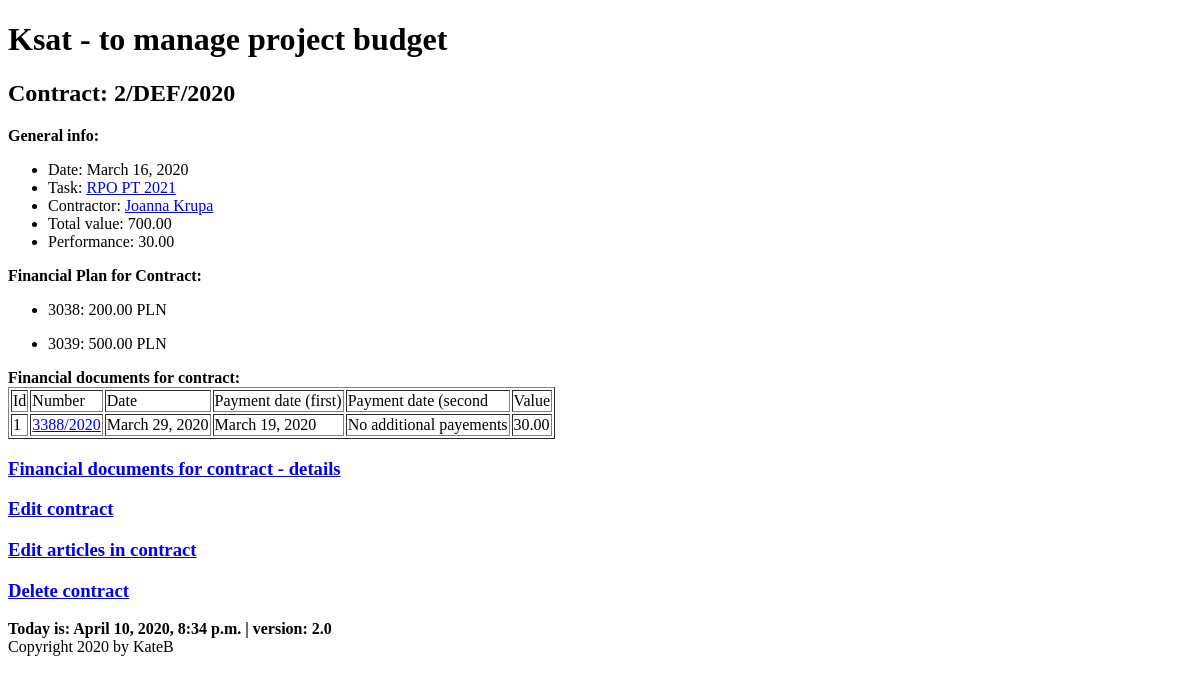
The app's page /ksat/contract/2, older data.
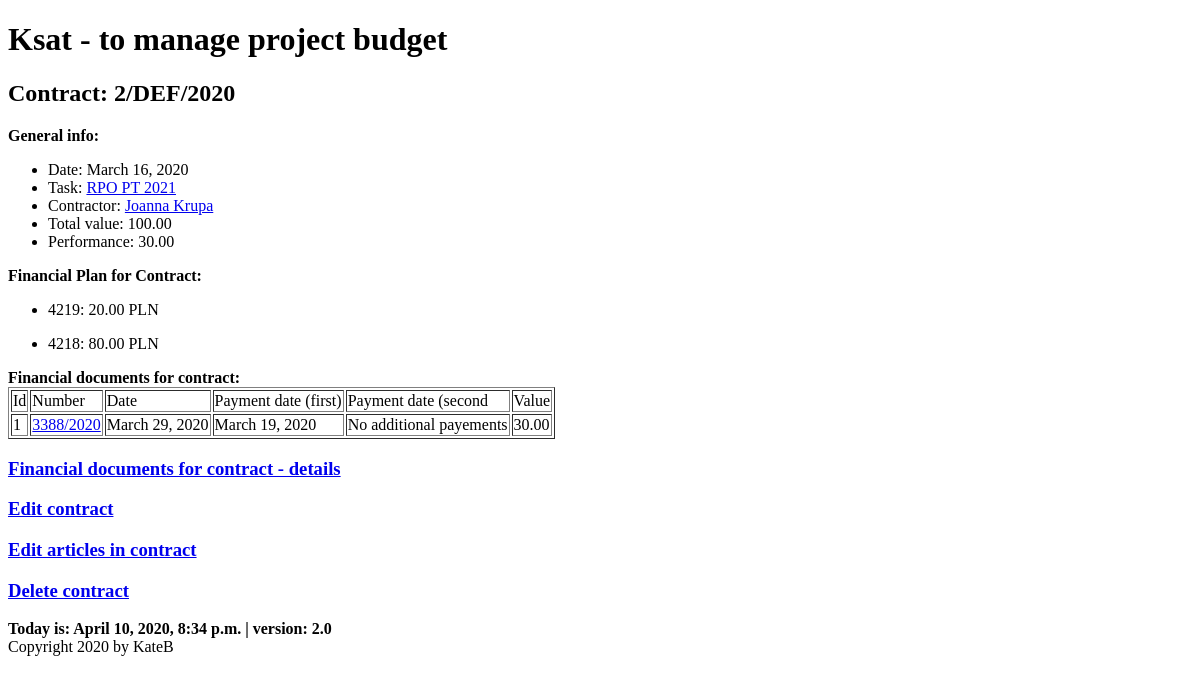
The same page, newer data.
### budget/models.py (models this page shows, shortened)
class Contract(models.Model):
    number = models.CharField(max_length=128)
    date = models.DateField()
    task = models.ForeignKey(Task, on_delete=models.CASCADE, related_name='contracts', related_query_name='contract')
    contractor = models.ForeignKey(Contractor, default=None, on_delete=models.CASCADE, related_name='contracts',
                                   related_query_name='contract')
    article = models.ManyToManyField(Articles, through='ContractArticle')
    def contract_value(self):
        value = ContractArticle.objects.filter(contract=self).aggregate(total=Sum('value'))['total']
        if value:
            return round(value, 2)
        return 0
    def contract_performance(self):
        fin_docs = FinancialDocument.objects.filter(contract=self)
        performance = 0
        for fin_doc in fin_docs:
            performance += fin_doc.fin_doc_value()
        return round(performance, 2)
    class Meta:
        default_related_name = 'contract'
        ordering = ('number', 'contractor')
        verbose_name = 'contract'

class ContractArticle(models.Model):
    contract = models.ForeignKey(Contract, on_delete=models.CASCADE)
    contract_article = models.ForeignKey(Articles, on_delete=models.CASCADE, blank=True )
    value = models.DecimalField(decimal_places=2, max_digits=11, default=0)
    class Meta:
        default_related_name = 'contract_articles'
        ordering = ('contract',)
        verbose_name = 'contract articles'

class Articles(models.Model):
    number = models.IntegerField()
    name = models.CharField(max_length=126)
    financement_choices = [
        (0, 'BWD'),
        (8, 'DOT'),
        (9, 'BWD-WKLAD WLASNY')
    ]
    financement = models.IntegerField(choices=financement_choices)
    class Meta:
        verbose_name = 'article'
    def total_number(self):
        return f'{str(self.number) + str(self.financement)}'

class FinancialDocument(models.Model):
    contract = models.ForeignKey(Contract, on_delete=models.CASCADE, related_name='fds', related_query_name='fd')
    contractor = models.ForeignKey(Contractor, default=None, on_delete=models.CASCADE, related_name='fds',
                                   related_query_name='fd')
    number = models.CharField(max_length=64, default=None)
    date = models.DateField()
    payment_date1 = models.DateField(blank=True, null=True)
    payment_date2 = models.DateField(blank=True, null=True)
    article = models.ManyToManyField(Articles, through='FinDocumentArticle')
    def get_absolute_url(self):
        return reverse('budget:findoc_details', kwargs={'findoc_id': self.pk})
    def fin_doc_value(self):
        value = FinDocumentArticle.objects.filter(fin_doc=self).aggregate(total=Sum('value'))['total']
        if value:
            return round(value, 2)
        return 0
    class Meta:
        default_related_name = 'fds'
        verbose_name = 'finacial_doc'

class Task(models.Model):
    title = models.CharField(max_length=128, unique=True)
    description = models.CharField(max_length=256)
    unit = models.SmallIntegerField()
    section = models.SmallIntegerField()
    article = models.ManyToManyField(Articles, through='TaskArticles')

class Contractor(models.Model):
    name = models.CharField(max_length=128)
    last_name = models.CharField(max_length=128)
    num = models.SmallIntegerField(blank=True)
    def __str__(self):
        return f'{self.name} {self.last_name}'
    class Meta:
        default_related_name = 'contractors'
        ordering = ('last_name',)
        verbose_name = 'contractor'

### budget/views.py (the view)
# urls.py: path('contract/<int:contract_id>', views.ContractDetailsView.as_view(), name='contract_details'),
class ContractDetailsView(DetailView):
    model = Contract
    template_name = 'budget/contract.html'
    pk_url_kwarg = 'contract_id'
    context_object_name = 'contract'

### budget/my_context_processor.py (called while the page is built)
def cp(request):
    ctx = {
        "now": django.utils.timezone.now(),
        "version": "2.0"
    }
    return ctx

### budget/templates/budget/contract.html (shortened to what this page needs)
{% extends 'base.html' %}
{% block content %}
    {{ block.super }}
    <h2>Contract: {{ contract.number }}</h2>
    <div><b>General info:</b>
        <ul>
            <li>Date: {{ contract.date }}</li>
            <li>Task: <a href="{% url 'budget:task_details' contract.task.id %}">{{ contract.task.title }}</a> </li>
            <li>Contractor: <a href="{% url 'budget:contractor_details' contract.contractor.id %}">{{ contract.contractor }}</a> </li>
            <li>Total value: {{ contract.contract_value }}</li>
            <li>Performance: {{ contract.contract_performance }}</li>
        </ul>
    </div>
    <div>
        <b>Financial Plan for Contract:</b>
        {% for article in contract.contract_articles.all %}
            <ul>
                <li>{{ article.contract_article.total_number }}: {{ article.value }} PLN</li>
            </ul>
        {% endfor %}
    </div>
    {% if not contract.contract_performance %}
    <div>No financial document for contract. You can add one <a href="{% url 'budget:add_findoc' %}">here</a></div>
    {% else %}
    <div>
        <b>Financial documents for contract:</b>
        <table border="bold">
            <thead>
            <tr>
                <td>Id</td>
                <td>Number</td>
                <td>Date</td>
                <td>Payment date (first)</td>
                <td>Payment date (second</td>
                <td>Value</td>
            </tr>
            </thead>
            <tbody>
            {% for fd in contract.fds.all %}
                <tr>
                    <td>{{ forloop.counter }}</td>
                    <td><a href="{{ fd.get_absolute_url }}">{{ fd.number }}</a></td>
                    <td>{{ fd.date }}</td>
                    <td>{{ fd.payment_date1 }}</td>
                    <td>{% if fd.payment_date2 %}{{ fd.payment_date2 }} {% else %} No additional payements {% endif %}</td>
                    <td>{{ fd.fin_doc_value }}</td>
                </tr>
            {% endfor %}
            </tbody>
        </table>
        <h3><a href="{% url 'budget:contract-findocs' contract.id %}">Financial documents for contract - details</a></h3>
    </div>
    {% endif %}
    <h3><a href="{% url 'budget:edit_contract' contract.id %}">Edit contract</a></h3>
    <h3><a href="{% url 'budget:contract_edit_articles' contract.id %}">Edit articles in contract</a></h3>
    <h3><a href="{% url 'budget:delete_contract' contract.id %}">Delete contract</a></h3>
{% endblock %}

Row changes from the older to the newer data that the page shows:
no longer on this page (row edited): ContractArticle: contract_article.total_number "3038", value "200.00"
no longer on this page (row edited): ContractArticle: contract_article.total_number "3039", value "500.00"
computed for Contract "Joanna Krupa": contract_value "700.00" → "100.00"
added ContractArticle: contract_article.total_number "4219", value "20.00"
now on this page (row edited): ContractArticle: contract_article.total_number "4218", value "80.00"
